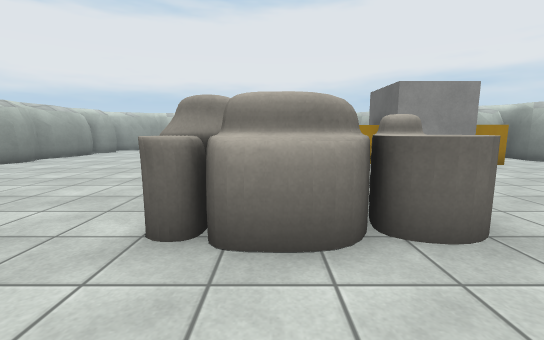
View 1 (above)

16 first-person views from a walk through a scene from a Unity 3-D project. The camera is 1.2 m above the floor, tilts 8° down and sees 90° across. The floor is counted in squares, 1 m on a side. Each view is taken from the middle of a square. On the plan, view 1 faces up. The plan holds only what a view shows up to about 13 squares ahead; the rest is blank. The place goes on beyond the plan. The player character is not drawn. Surface patterns are stand-ins for the level's own textures.

View 2
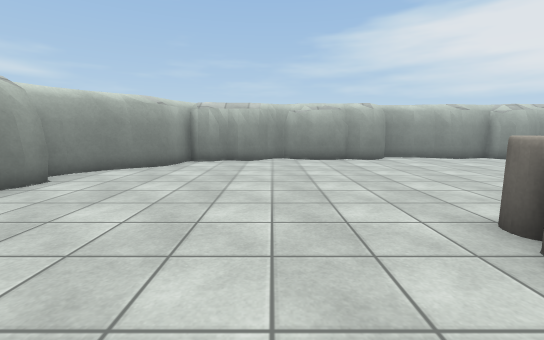

View 3
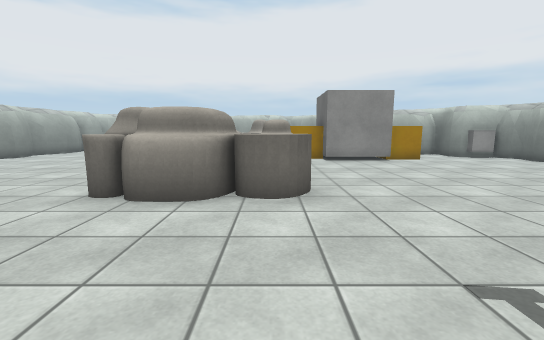

View 4
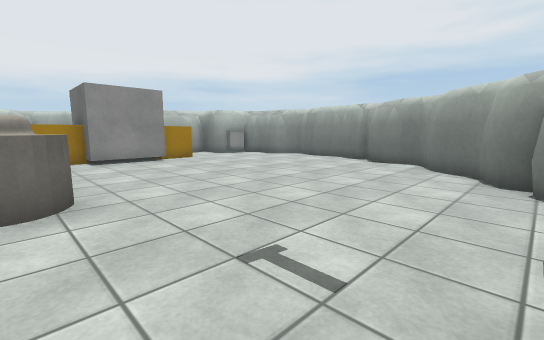

View 5
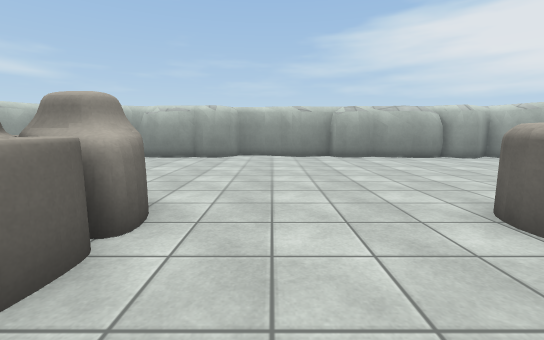

View 6
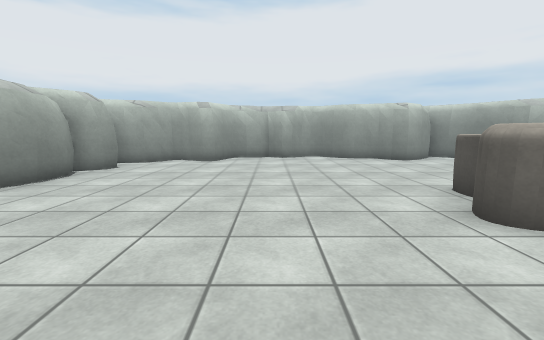

View 7
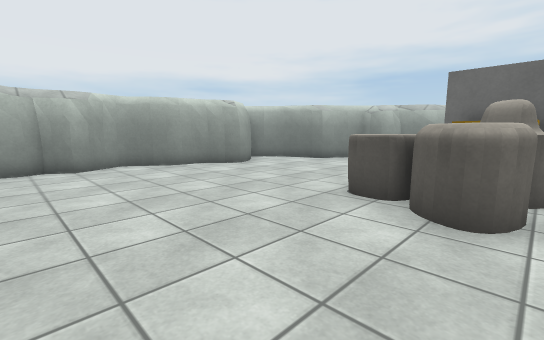

View 8
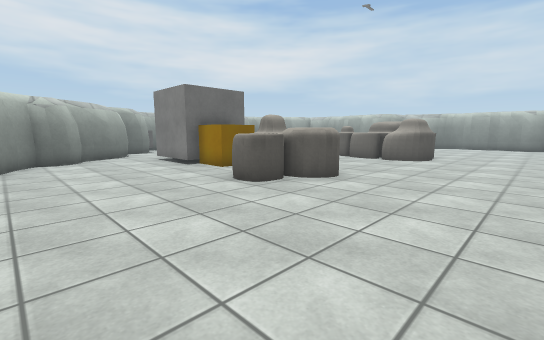

View 9
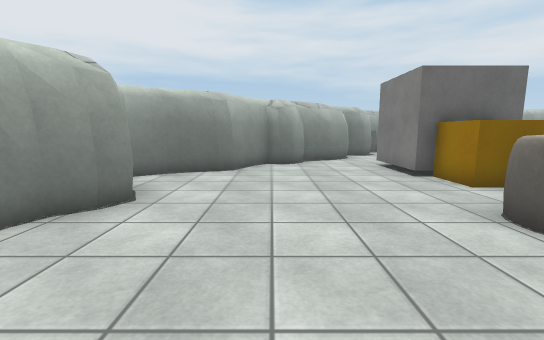

View 10
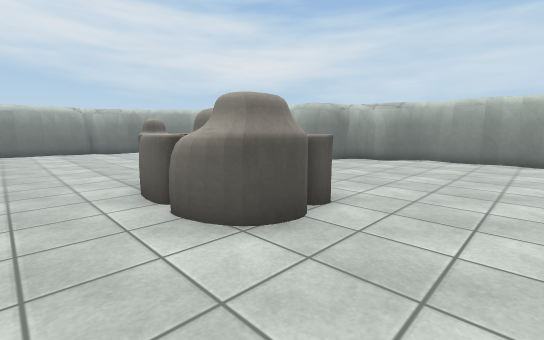

View 11
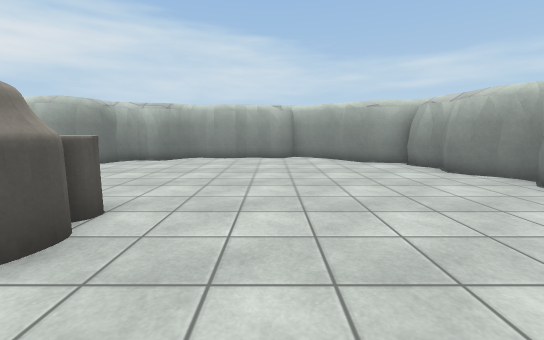

View 12
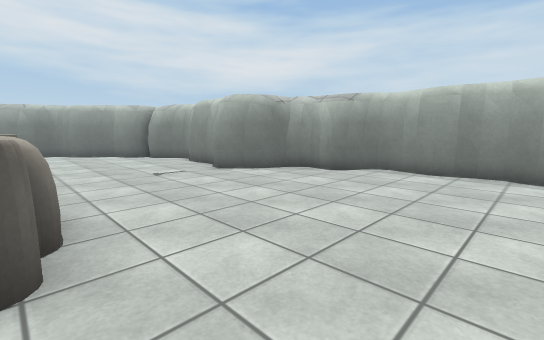

View 13
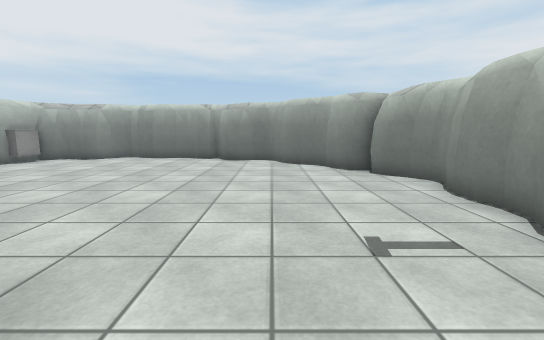

View 14
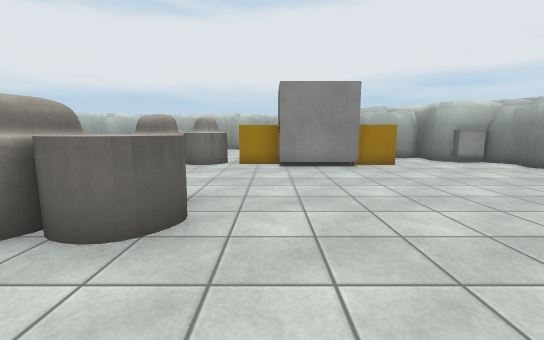

View 15
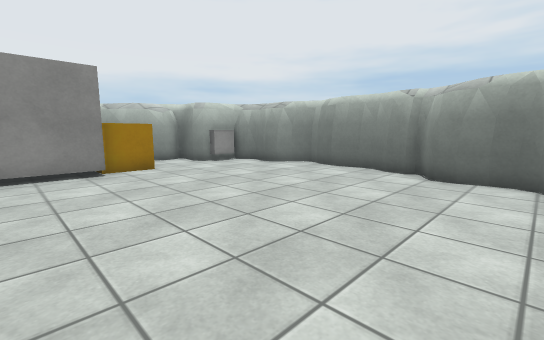

View 16
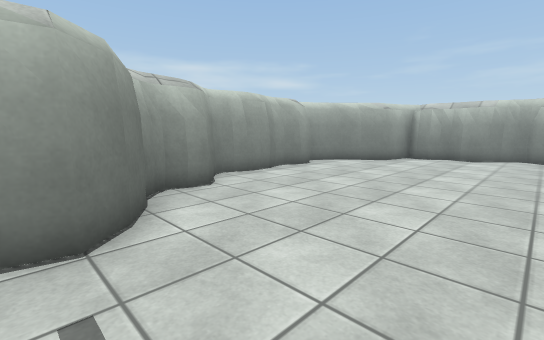

### Floor plan
Key: @ floor where view 1 was taken; # wall or solid block; . floor; C cube; O other object.
Columns run from 11 left of view 1 to 14 right of it. Each row starts with its distance up from view 1.
 20      #######  ###
 19   ####.....####.#
 18  ##.............##
 17  #...............##
 16  #................#
 15  #................##
 14  #.................##
 13  #.........O........###
 12  #.........OO........##
 11  #........OOOO........#C#
 10 ##........OOOO..........#
  9 ##......................##
  8 ##.......................#
  7 #........................#
  6 #........................#
  5 ##........OOOO...........#
  4  #.......OOOOOO.........##
  3  #........OOOO..........#
  2  #......................#
  1 ##.....................##
  0 ##.........@..........##
 -1  ##..................##
 -2  ##.................##
 -3   #...........#######
 -4   ###.......###
 -5     #......###
 -6     ########

Positions as (right, up) in squares from view 1, and headings:
1: (0, 0), facing up
2: (2, 0), facing left
3: (2, -2), facing up
4: (2, -2), facing up-right
5: (3, 7), facing left
6: (-4, 7), facing up
7: (-5, 10), facing up-right
8: (-5, 17), facing down-right
9: (-3, 16), facing right
10: (-4, 7), facing down-right
11: (-4, 7), facing down
12: (-4, 3), facing down-right
13: (1, 1), facing right
14: (4, 0), facing up
15: (5, 1), facing up-right
16: (4, 1), facing down-left
